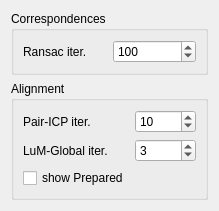
       <widget class="QWidget" name="page_Fusion">
        <property name="geometry">
         <rect>
          <x>0</x>
          <y>0</y>
          <width>190</width>
          <height>185</height>
         </rect>
        </property>
        <attribute name="label">
         <string>Fusion</string>
        </attribute>
        <layout class="QVBoxLayout" name="verticalLayout_4">
         <item>
          <widget class="QGroupBox" name="groupBox_Correspondences">
           <property name="title">
            <string>Correspondences</string>
           </property>
           <layout class="QGridLayout" name="gridLayout_5">
            <item row="0" column="1">
             <widget class="QSpinBox" name="spinBox_RansacIter">
              <property name="minimum">
               <number>0</number>
              </property>
              <property name="maximum">
               <number>10000</number>
              </property>
              <property name="value">
               <number>100</number>
              </property>
             </widget>
            </item>
            <item row="0" column="0">
             <widget class="QLabel" name="label_RansacIter">
              <property name="text">
               <string>Ransac iter.</string>
              </property>
             </widget>
            </item>
           </layout>
          </widget>
         </item>
         <item>
          <widget class="QGroupBox" name="groupBox_Alignment">
           <property name="title">
            <string>Alignment</string>
           </property>
           <layout class="QGridLayout" name="gridLayout_6">
            <item row="0" column="1">
             <widget class="QSpinBox" name="spinBox_PairICPIter">
              <property name="minimum">
               <number>0</number>
              </property>
              <property name="maximum">
               <number>10000</number>
              </property>
              <property name="value">
               <number>10</number>
              </property>
             </widget>
            </item>
            <item row="0" column="0">
             <widget class="QLabel" name="label_PairICPIter">
              <property name="text">
               <string>Pair-ICP iter.</string>
              </property>
             </widget>
            </item>
            <item row="1" column="1">
             <widget class="QSpinBox" name="spinBox_GlobalLuMIter">
              <property name="minimum">
               <number>0</number>
              </property>
              <property name="maximum">
               <number>100</number>
              </property>
              <property name="value">
               <number>3</number>
              </property>
             </widget>
            </item>
            <item row="1" column="0">
             <widget class="QLabel" name="label_GlobalLuMIter">
              <property name="text">
               <string>LuM-Global iter.</string>
              </property>
             </widget>
            </item>
            <item row="2" column="0">
             <widget class="QCheckBox" name="checkBox_ShowPrepared">
              <property name="text">
               <string>show Prepared</string>
              </property>
             </widget>
            </item>
           </layout>
          </widget>
         </item>
         <item>
          <spacer name="verticalSpacer_Fusion">
           <property name="orientation">
            <enum>Qt::Vertical</enum>
           </property>
           <property name="sizeHint" stdset="0">
            <size>
             <width>20</width>
             <height>40</height>
            </size>
           </property>
          </spacer>
         </item>
        </layout>
       </widget>
